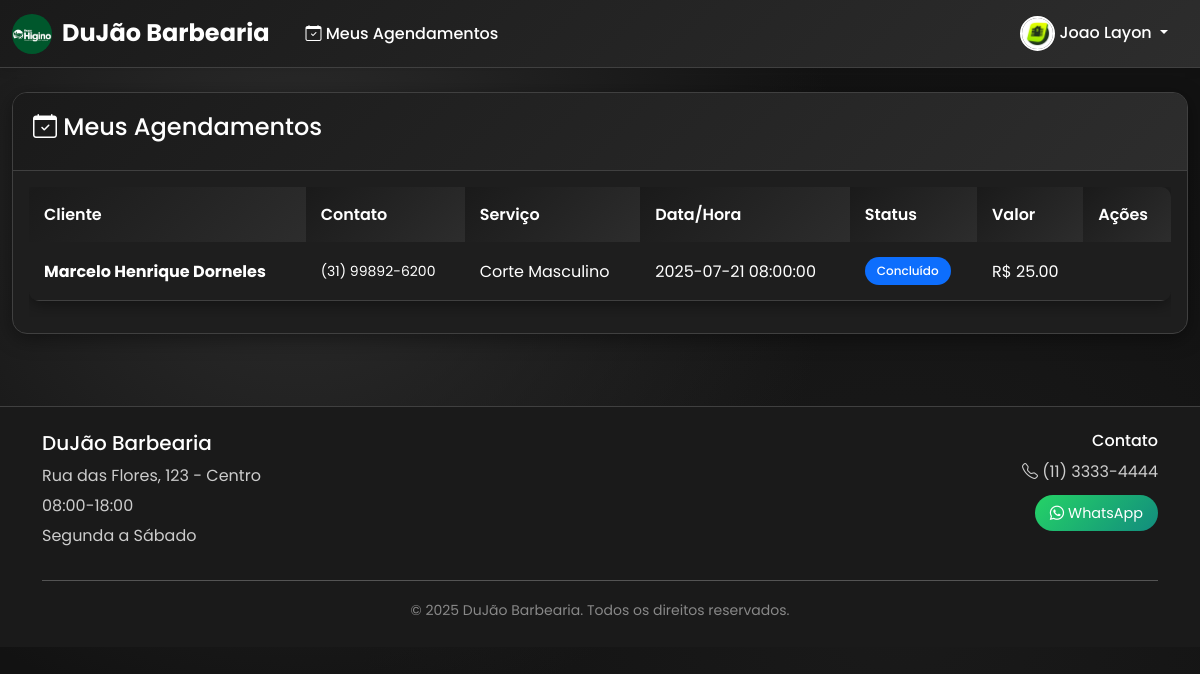
Page /dashboard_funcionario (signed in) on the committed database.
### tables this page shows
CREATE TABLE configuracoes (
                id INTEGER PRIMARY KEY AUTOINCREMENT,
                nome_barbearia TEXT DEFAULT 'Barbearia Premium',
                logo_url TEXT DEFAULT '/static/uploads/logo-barbearia.jpg',
                telefone_contato TEXT,
                whatsapp_contato TEXT,
                endereco TEXT,
                horario_funcionamento TEXT DEFAULT '08:00-18:00',
                dias_funcionamento TEXT DEFAULT 'Segunda a Sábado',
                descricao TEXT DEFAULT 'A melhor barbearia da cidade',
                instagram TEXT,
                facebook TEXT
            );

CREATE TABLE agendamentos (
                id INTEGER PRIMARY KEY AUTOINCREMENT,
                cliente_id INTEGER NOT NULL,
                funcionario_id INTEGER NOT NULL,
                servico_id INTEGER NOT NULL,
                data_hora TIMESTAMP NOT NULL,
                status TEXT DEFAULT 'pendente',
                valor DECIMAL(10,2),
                observacoes TEXT,
                data_criacao TIMESTAMP DEFAULT CURRENT_TIMESTAMP,
                FOREIGN KEY (cliente_id) REFERENCES usuarios (id),
                FOREIGN KEY (funcionario_id) REFERENCES funcionarios (id),
                FOREIGN KEY (servico_id) REFERENCES servicos (id)
            );

CREATE TABLE usuarios (
                id INTEGER PRIMARY KEY AUTOINCREMENT,
                nome TEXT NOT NULL,
                email TEXT UNIQUE NOT NULL,
                senha TEXT NOT NULL,
                telefone TEXT,
                whatsapp TEXT,
                foto_perfil TEXT DEFAULT '/static/uploads/default-user.jpg',
                tipo TEXT NOT NULL DEFAULT 'cliente',
                data_criacao TIMESTAMP DEFAULT CURRENT_TIMESTAMP
            );

CREATE TABLE servicos (
                id INTEGER PRIMARY KEY AUTOINCREMENT,
                nome TEXT NOT NULL,
                preco DECIMAL(10,2) NOT NULL,
                duracao INTEGER NOT NULL,
                ativo BOOLEAN DEFAULT 1
            );

### app.py (the view)
@app.route('/dashboard_funcionario')
def dashboard_funcionario():
    if 'usuario_id' not in session or session['tipo_usuario'] != 'funcionario':
        return redirect(url_for('login'))
    funcionario_id = models.obter_funcionario_por_usuario(session['usuario_id'])
    if not funcionario_id:
        flash('Funcionário não encontrado!', 'erro')
        return redirect(url_for('login'))
    agendamentos = models.listar_agendamentos_funcionario(funcionario_id)
    return render_template('dashboard_funcionario.html', agendamentos=agendamentos)

### app.py (called while the page is built)
@app.context_processor
def inject_datetime():
    return dict(datetime=datetime, timedelta=timedelta)

@app.context_processor
def inject_configuracoes():
    configuracoes = models.obter_configuracoes_barbearia()
    if 'usuario_id' in session and session.get('tipo_usuario') == 'admin':
        if configuracoes and configuracoes.get('logo_url'):
            session['foto_perfil'] = configuracoes['logo_url']
        else:
            session['foto_perfil'] = '/static/uploads/logo-barbearia.jpg'
    return dict(configuracoes_barbearia=configuracoes)

### banco.py (called while the page is built)
@contextmanager
def obter_conexao():
    conn = sqlite3.connect(BANCO_NOME, timeout=30.0)
    conn.execute('PRAGMA journal_mode=WAL')
    conn.execute('PRAGMA synchronous=NORMAL')
    conn.execute('PRAGMA cache_size=1000')
    conn.execute('PRAGMA temp_store=MEMORY')
    try:
        yield conn
    except Exception:
        conn.rollback()
        raise
    finally:
        conn.close()

### models.py (called while the page is built)
def obter_funcionario_por_usuario(usuario_id):
    with obter_conexao() as conn:
        cursor = conn.cursor()
        cursor.execute('''
            SELECT id FROM funcionarios WHERE usuario_id = ?
        ''', (usuario_id,))
        resultado = cursor.fetchone()
        return resultado[0] if resultado else None

def listar_agendamentos_funcionario(funcionario_id):
    with obter_conexao() as conn:
        cursor = conn.cursor()
        cursor.execute('''
            SELECT a.id, u.nome as cliente, u.telefone, u.whatsapp, s.nome as servico,
                   datetime(a.data_hora, 'localtime') as data_hora_formatada,
                   a.status, a.valor
            FROM agendamentos a
            JOIN usuarios u ON a.cliente_id = u.id
            JOIN servicos s ON a.servico_id = s.id
            WHERE a.funcionario_id = ?
            ORDER BY a.data_hora DESC
        ''', (funcionario_id,))
        return cursor.fetchall()

### templates/dashboard_funcionario.html (shortened to what this page needs)
{% extends "base.html" %}
{% block conteudo %}
<div class="row">
    <div class="col-12">
        <div class="card">
            <div class="card-header">
                <h4><i class="bi bi-calendar-check"></i> Meus Agendamentos</h4>
            </div>
            <div class="card-body">
                {% if agendamentos %}
                    <div class="table-responsive">
                        <table class="table table-hover">
                            <thead>
                                <tr>
                                    <th>Cliente</th>
                                    <th>Contato</th>
                                    <th>Serviço</th>
                                    <th>Data/Hora</th>
                                    <th>Status</th>
                                    <th>Valor</th>
                                    <th>Ações</th>
                                </tr>
                            </thead>
                            <tbody>
                                {% for agendamento in agendamentos %}
                                <tr>
                                    <td>
                                        <strong>{{ agendamento[1] }}</strong>
                                    </td>
                                    <td>
                                        {% if agendamento[2] %}
                                            <small class="d-block">{{ agendamento[2] }}</small>
                                        {% endif %}
                                    </td>
                                    <td>{{ agendamento[4] }}</td>
                                    <td>{{ agendamento[5] }}</td>
                                    <td>
                                        {% if agendamento[6] == 'pendente' %}
                                            <span class="badge bg-warning">Pendente</span>
                                        {% elif agendamento[6] == 'aguardando_confirmacao' %}
                                            <span class="badge bg-info">Aguardando Confirmação</span>
                                        {% elif agendamento[6] == 'confirmado' %}
                                            <span class="badge bg-success">Confirmado</span>
                                        {% elif agendamento[6] == 'concluido' %}
                                            <span class="badge bg-primary">Concluído</span>
                                        {% elif agendamento[6] == 'cancelado' %}
                                            <span class="badge bg-danger">Cancelado</span>
                                        {% endif %}
                                    </td>
                                    <td>
                                        {% if agendamento[7] == 0 %}
                                            <span class="text-success fw-bold">GRATUITO</span>
                                        {% else %}
                                            R$ {{ "%.2f"|format(agendamento[7]) }}
                                        {% endif %}
                                    </td>
                                    <td>
                                    </td>
                                </tr>
                                {% endfor %}
                            </tbody>
                        </table>
                    </div>
                {% else %}
                    <div class="text-center py-4">
                        <i class="bi bi-calendar-x fs-1 text-muted"></i>
                        <h5 class="text-muted mt-2">Nenhum agendamento encontrado</h5>
                        <p class="text-muted">Seus agendamentos aparecerão aqui.</p>
                    </div>
                {% endif %}
            </div>
        </div>
    </div>
</div>
{% endblock %}

### templates/base.html (shortened to what this page needs)
<!DOCTYPE html>
<html lang="pt-BR">
<head>
    <link href="https://cdn.jsdelivr.net/npm/bootstrap@5.3.0/dist/css/bootstrap.min.css" rel="stylesheet">
    <link href="https://cdn.jsdelivr.net/npm/bootstrap-icons@1.10.0/font/bootstrap-icons.css" rel="stylesheet">
</head>
<body>
    <nav class="navbar navbar-expand-lg navbar-dark">
        <div class="container-fluid">
            <a class="navbar-brand logo-container" href="{% if session.tipo_usuario == 'admin' %}{{ url_for('dashboard_admin') }}{% elif session.tipo_usuario == 'funcionario' %}{{ url_for('dashboard_funcionario') }}{% else %}{{ url_for('dashboard_cliente') }}{% endif %}">
                <img src="{{ configuracoes_barbearia.logo_url if configuracoes_barbearia and configuracoes_barbearia.logo_url else 'https://images.pexels.com/photos/1319460/pexels-photo-1319460.jpeg?auto=compress&cs=tinysrgb&w=100&h=100&fit=crop' }}" alt="Logo" class="logo-img">
                <span>{{ configuracoes_barbearia.nome_barbearia if configuracoes_barbearia else 'Barbearia Premium' }}</span>
            </a>
            <div class="collapse navbar-collapse" id="navbarNav">
                <ul class="navbar-nav me-auto">
                    {% if session.usuario_id %}
                        {% if session.tipo_usuario == 'admin' %}
                            <li class="nav-item">
                                <a class="nav-link" href="{{ url_for('dashboard_admin') }}">
                                    <i class="bi bi-speedometer2"></i> Dashboard
                                </a>
                            </li>
                            <li class="nav-item">
                                <a class="nav-link" href="{{ url_for('gerenciar_funcionarios') }}">
                                    <i class="bi bi-people"></i> Funcionários
                                </a>
                            </li>
                            <li class="nav-item">
                                <a class="nav-link" href="{{ url_for('listar_clientes') }}">
                                    <i class="bi bi-person-lines-fill"></i> Clientes
                                </a>
                            </li>
                            <li class="nav-item">
                                <a class="nav-link" href="{{ url_for('configuracoes_barbearia') }}">
                                    <i class="bi bi-gear"></i> Configurações
                                </a>
                            </li>
                        {% elif session.tipo_usuario == 'funcionario' %}
                            <li class="nav-item">
                                <a class="nav-link" href="{{ url_for('dashboard_funcionario') }}">
                                    <i class="bi bi-calendar-check"></i> Meus Agendamentos
                                </a>
                            </li>
                        {% endif %}
                    {% endif %}
                </ul>
                <ul class="navbar-nav">
                    {% if session.usuario_id %}
                        <li class="nav-item dropdown">
                            <a class="nav-link dropdown-toggle" href="#" role="button" data-bs-toggle="dropdown">
                                <img src="{{ session.foto_perfil if session.foto_perfil else (configuracoes_barbearia.logo_url if session.tipo_usuario == 'admin' and configuracoes_barbearia else '/static/uploads/default-user.jpg') }}" alt="Perfil" class="perfil-img">
                                {{ session.nome_usuario }}
                            </a>
                        </li>
                    {% endif %}
                </ul>
            </div>
        </div>
    </nav>
    <div class="container-fluid py-4">
        {% block conteudo %}{% endblock %}
    </div>
    <footer class="py-4 mt-5" style="background-color: var(--cor-primaria); border-top: 1px solid var(--cor-border);">
        <div class="container">
            <div class="row">
                <div class="col-md-6">
                    <h5 style="color: white;">{{ configuracoes_barbearia.nome_barbearia if configuracoes_barbearia else 'Barbearia Premium' }}</h5>
                    <p class="mb-1" style="color: #ccc;">{{ configuracoes_barbearia.endereco if configuracoes_barbearia else 'Endereço não informado' }}</p>
                    <p class="mb-1" style="color: #ccc;">{{ configuracoes_barbearia.horario_funcionamento if configuracoes_barbearia else 'Horário não informado' }}</p>
                    <p style="color: #ccc;">{{ configuracoes_barbearia.dias_funcionamento if configuracoes_barbearia else 'Dias não informados' }}</p>
                </div>
                <div class="col-md-6 text-md-end">
                    <h6 style="color: white;">Contato</h6>
                    {% if configuracoes_barbearia and configuracoes_barbearia.telefone_contato %}
                        <p style="color: #ccc;"><i class="bi bi-telephone"></i> {{ configuracoes_barbearia.telefone_contato }}</p>
                    {% endif %}
                    {% if configuracoes_barbearia and configuracoes_barbearia.whatsapp_contato %}
                        <a href="https://wa.me/55{{ configuracoes_barbearia.whatsapp_contato }}" class="whatsapp-btn" target="_blank">
                            <i class="bi bi-whatsapp"></i> WhatsApp
                        </a>
                    {% endif %}
                </div>
            </div>
            <hr>
            <div class="text-center">
                <small style="color: #888;">&copy; 2025 {{ configuracoes_barbearia.nome_barbearia if configuracoes_barbearia else 'Barbearia Premium' }}. Todos os direitos reservados.</small>
            </div>
        </div>
    </footer>
</body>
</html>

### templates/base.html (style rules this page uses)
:root { --cor-primaria: #1a1a1a; --cor-secundaria: #2d2d2d; --cor-destaque: #ff6b6b; --cor-sucesso: #51cf66; --cor-aviso: #ffd43b; --cor-info: #74c0fc; --cor-fundo: #121212; --cor-texto: #ffffff; --cor-card: #1e1e1e; --cor-input: #2d2d2d; --cor-border: #404040; --cor-hover: #333333; }
* { margin: 0; padding: 0; box-sizing: border-box; }
body { font-family: 'Poppins', sans-serif; background-color: var(--cor-fundo); color: var(--cor-texto); line-height: 1.6; background-image: radial-gradient(circle at 25% 25%, #2d2d2d 0%, transparent 50%), radial-gradient(circle at 75% 75%, #1a1a1a 0%, transparent 50%); min-height: 100vh; }
.navbar-brand { font-weight: 700; font-size: 1.5rem; }
.navbar { background: linear-gradient(135deg, var(--cor-primaria), var(--cor-secundaria)) !important; box-shadow: 0 2px 10px rgba(0,0,0,0.1); border-bottom: 1px solid var(--cor-border); }
.navbar-nav .nav-link { color: white !important; font-weight: 500; transition: all 0.3s ease; margin: 0 5px; border-radius: 5px; padding: 8px 15px !important; }
.card { border: none; border-radius: 15px; background-color: var(--cor-card); box-shadow: 0 5px 20px rgba(0,0,0,0.4); transition: all 0.3s ease; overflow: hidden; border: 1px solid var(--cor-border); }
.card-header { background: linear-gradient(135deg, var(--cor-primaria), var(--cor-secundaria)); color: white; border: none; padding: 20px; font-weight: 600; border-bottom: 1px solid var(--cor-border); }
.table { border-radius: 10px; overflow: hidden; box-shadow: 0 3px 15px rgba(0,0,0,0.4); background-color: var(--cor-card); }
.table thead th { background: linear-gradient(135deg, var(--cor-primaria), var(--cor-secundaria)); color: white; border: none; font-weight: 600; padding: 15px; }
.table tbody td { padding: 15px; vertical-align: middle; border-color: var(--cor-border); background-color: var(--cor-card); color: var(--cor-texto); }
.badge { padding: 8px 12px; border-radius: 20px; font-weight: 500; }
.logo-container { display: flex; align-items: center; gap: 10px; }
.logo-img { width: 40px; height: 40px; border-radius: 50%; object-fit: cover; }
.perfil-img { width: 35px; height: 35px; border-radius: 50%; object-fit: cover; border: 2px solid white; }
.whatsapp-btn { background: linear-gradient(135deg, #25d366, #128c7e); color: white; text-decoration: none; padding: 8px 15px; border-radius: 20px; font-size: 0.9rem; transition: all 0.3s ease; }

### rows in the picture
configuracoes: logo_url (picture), nome_barbearia "DuJão Barbearia", endereco "Rua das Flores, 123 - Centro", horario_funcionamento "08:00-18:00", dias_funcionamento "Segunda a Sábado", telefone_contato "(11) 3333-4444"
agendamentos: nome "Marcelo Henrique Dorneles", telefone "(31) 99892-6200", nome "Corte Masculino", data_hora "2025-07-21 08:00:00", status "Concluído", valor "25.00"

### other values in the picture
{{ session.nome_usuario }} "Joao Layon"
